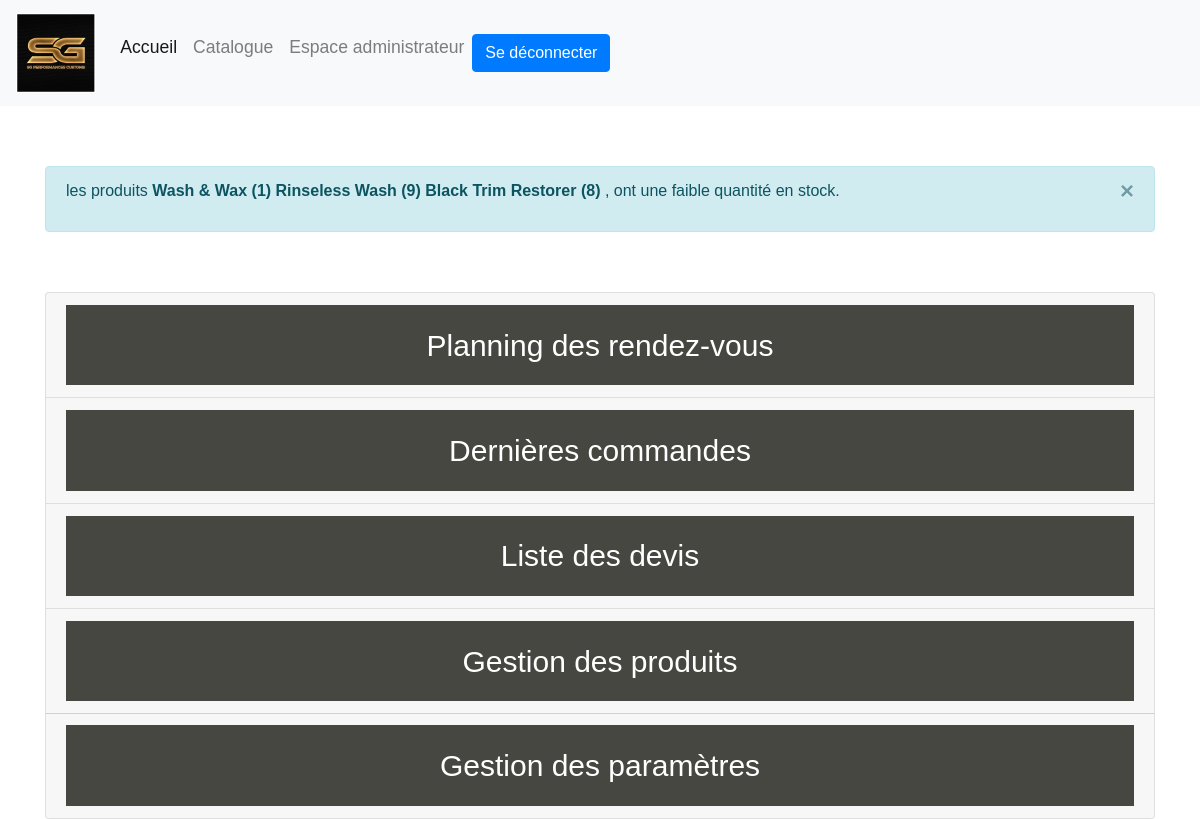
Screenshot of /compte/admin/ (signed in) with the database file from the repository.
### catalogue/models.py (models this page shows, shortened)
class SGPC_PRODUIT(models.Model):
    PRO_NOM = models.CharField(max_length=40)
    PRO_MARQUE = models.ForeignKey(SGPC_MARQUE, on_delete=models.CASCADE)
    PRO_DESCRIPTION = models.TextField(max_length=200)
    PRO_PRIX_CATALOGUE = models.DecimalField(max_digits=12,decimal_places=2,  validators=[MinValueValidator(0.01)])
    PRO_CATEGORIE = models.ForeignKey(SGPC_CATEGORIE, models.CASCADE)
    PRO_QUANTITESTOCK = models.PositiveIntegerField()
    PRO_IMAGE = models.ImageField(default="", blank=True)
    is_active = models.BooleanField(default=True)

### compte/views.py (the view)
# urls.py: url(r'admin/',views.adminView, name="admin"),
@login_required(login_url="login") #inspirer de https://www.youtube.com/watch?v=eBsc65jTKvw
@user_passes_test(lambda u: u.UTI_is_admin) #inspirer de https://stackoverflow.com/questions/21649439/redirecting-user-passes-testlambda-u-u-is-superuser-if-not-a-superuser-to-an
def adminView(request):
    aujourdhui = _datetime.date.today() #Récupération de la date du jour
    utilisateurs = SGPC_Utilisateur.objects.all() # Récupération de tous les utilisateurs présents dans la base de données
    parametres = SGPC_PARAMETRES.objects.all() # Récupération de tous les paramètres
    commandesEnPrep = SGPC_COMMANDE.objects.filter(COM_STATUT='En préparation').order_by('-COM_DATE')[:10] # Récupération de tous les commandes ayant comme status "En préparation"
    commandesExpediees = SGPC_COMMANDE.objects.filter(COM_STATUT='Expédiée').order_by('-COM_DATE')[:10] # Récupération de tous les commandes ayant comme status "Expédiée"
    reservations = SGPC_RESERVATION.objects.filter(RES_DATE__gte = aujourdhui).order_by('RES_DATE')[:10] # Récupération des 10 prochaines réservation à partir de la date du jour
    devis = SGPC_DEVIS.objects.all() # Récupration de tous les devis présents dans la base de données
    produits = SGPC_PRODUIT.objects.all() # Récupration de tous les produits présents dans la base de données
    produitsStockAlert = SGPC_PRODUIT.objects.filter(PRO_QUANTITESTOCK__lte=10)
    context = {
        'utilisateurs': utilisateurs,
        'commandesEnPrep': commandesEnPrep,
        'commandesExpediees':commandesExpediees,
        'reservations': reservations,
        'produits': produits,
        'parametres': parametres,
        'devis': devis,
        'produitsStockAlert': produitsStockAlert,
    }
    return render(request, 'compte/admin.html', context)

### compte/templates/compte/admin.html (shortened to what this page needs)
<!DOCTYPE html>
<html lang="fr">
<head>
    {% load static %}
    {% load bootstrap4 %}
    {% bootstrap_css %}
    <link rel="stylesheet" href="https://cdnjs.cloudflare.com/ajax/libs/font-awesome/4.7.0/css/font-awesome.min.css">
    <link href="{% static 'compte/css/admin.css' %}" rel="stylesheet" type="text/css">
</head>
<body>
{% include 'nav.html' %}
<div class="container">
    {% if produitsStockAlert|length > 1 %}
        <div class="alert alert-info alert-dismissible fade show" role="alert">
          <p>les produits {% for produit in produitsStockAlert %} <strong>{{ produit.PRO_NOM }} ({{ produit.PRO_QUANTITESTOCK }})</strong> {% endfor %}, ont une faible quantité en stock.</p>
          <button type="button" class="close" data-dismiss="alert" aria-label="Close">
            <span aria-hidden="true">&times;</span>
          </button>
        </div>
    {% endif %}
</div>
<div class="container">
<div class="accordion" id="accordionExample">
  <div class="card">
    <div class="card-header" id="headingOne">
      <h2 class="mb-0">
        <button class="btn btn-link btn-block text-center button" type="button" data-toggle="collapse" data-target="#collapseOne" aria-expanded="true" aria-controls="collapseOne">
            Planning des rendez-vous
        </button>
      </h2>
    </div>
  </div>
  <div class="card" style="text-align: center">
    <div class="card-header" id="headingTwo">
      <h2 class="mb-0">
        <button class="btn btn-link btn-block text-center collapsed" type="button" data-toggle="collapse" data-target="#collapseTwo" aria-expanded="false" aria-controls="collapseTwo">
          Dernières commandes
        </button>
      </h2>
    </div>
  </div>
  <div class="card">
    <div class="card-header" id="headingThree">
      <h2 class="mb-0">
        <button class="btn btn-link btn-block text-center collapsed" type="button" data-toggle="collapse" data-target="#collapseThree" aria-expanded="false" aria-controls="collapseThree">
          Liste des devis
        </button>
      </h2>
    </div>
  </div>
    <div class="card">
    <div class="card-header" id="headingFour">
      <h2 class="mb-0">
        <button class="btn btn-link btn-block text-center collapsed" type="button" data-toggle="collapse" data-target="#collapseFour" aria-expanded="false" aria-controls="collapseThree">
          Gestion des produits
        </button>
      </h2>
    </div>
       <div class="card-header" id="headingFive">
 <h2 class="mb-0">
   <button class="btn btn-link btn-block text-center collapsed" type="button" data-toggle="collapse" data-target="#collapseFive" aria-expanded="false" aria-controls="collapseThree">
     Gestion des paramètres
   </button>
 </h2>
</div>
</div>
</div>
</body>
</html>

### compte/static/compte/css/admin.css (style rules this page uses)
body, html { padding: 0; margin: 0; }
body { font-family: Calibri, sans-serif; }
.container { margin-top: 60px; }
h2 { padding: 1%; border: darkorange; background-color: #474741; text-align: center; color: antiquewhite; }
.btn-block { text-decoration: none; color: white; font-size: 30px; }

### rows the page displays
SGPC_PRODUIT: PRO_NOM "Wash & Wax", PRO_QUANTITESTOCK "1"
SGPC_PRODUIT: PRO_NOM "Rinseless Wash", PRO_QUANTITESTOCK "9"
SGPC_PRODUIT: PRO_NOM "Black Trim Restorer", PRO_QUANTITESTOCK "8"
